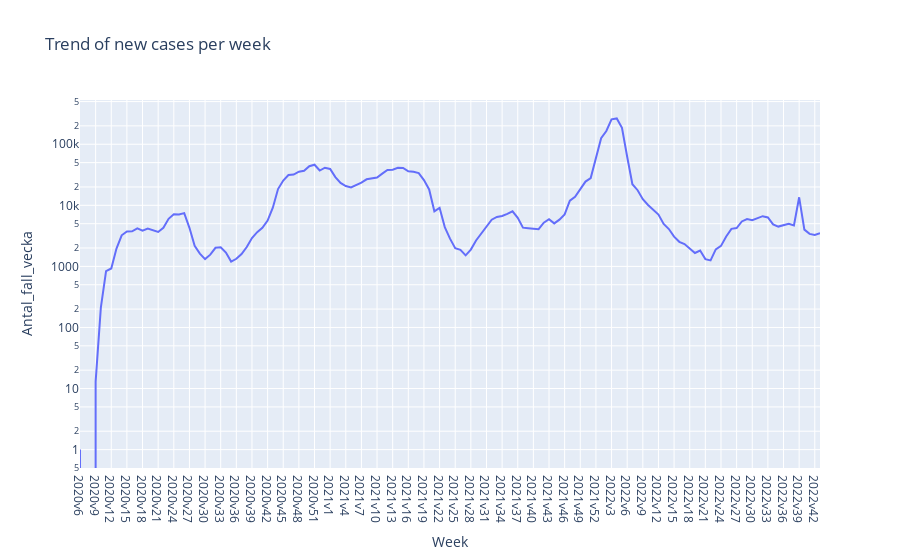
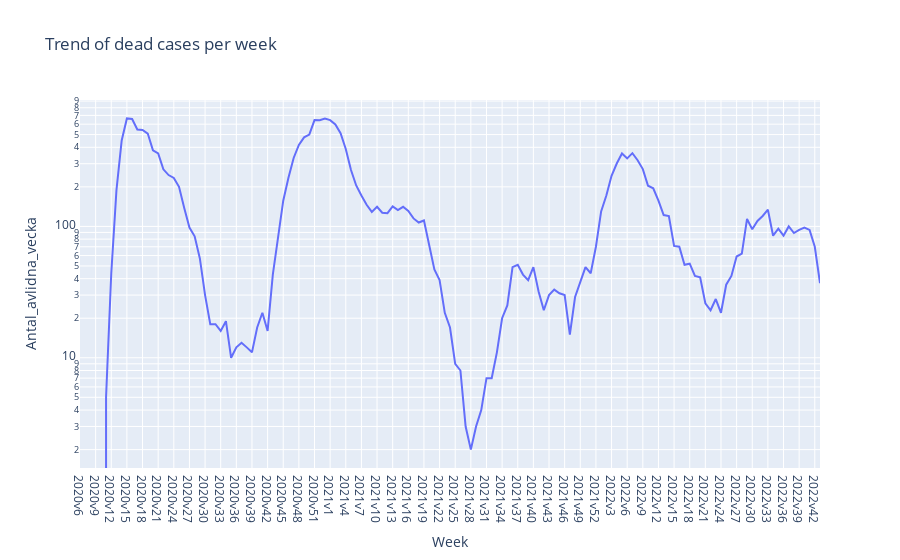
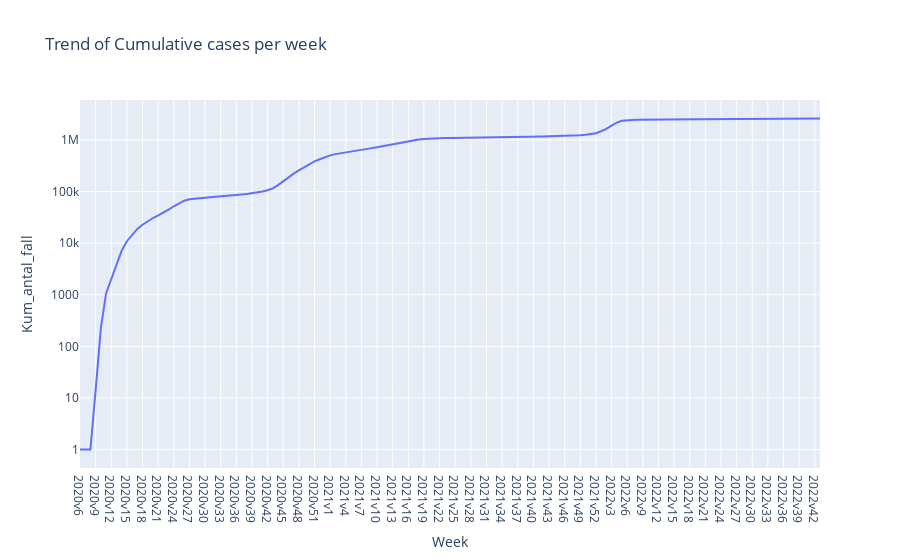
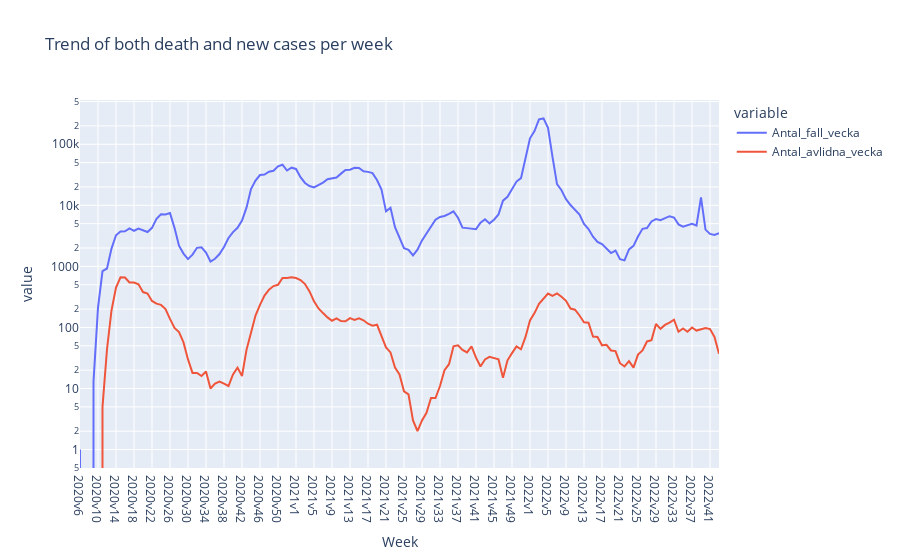

Write notebook code for charts like these, in order.
### Markdown cell above
### Using Plotly express to show the above diagrams

### Code cell
def draw_pxline(dataframe=df, x="Vecka", y=None, title=None):

    fig = px.line(dataframe,
        x="Vecka",
        y=y,log_y=True,
        title=title,
        labels=dict(Vecka="Week"),
    )
    fig.update_layout(hovermode="x")
    fig.update_xaxes(
        showspikes=True,
        spikedash="solid",
        spikecolor="green",
        spikemode="across",
        spikesnap="cursor",
    )
    fig.show()
    fig.write_html(f"data_visualization/{title}.html")

y_axes={"Antal_fall_vecka":"Trend of new cases per week", "Antal_avlidna_vecka":"Trend of dead cases per week", "Kum_antal_fall": "Trend of Cumulative cases per week"}

for i in y_axes:
    draw_pxline(df, y=i, title=y_axes[i])

draw_pxline(df, y=["Antal_fall_vecka","Antal_avlidna_vecka"], title="Trend of both death and new cases per week")

### Figure 1 — Plotly figure (JSON) as saved in the notebook; plotly's stock layout.template omitted (floating-point values rounded to 4 significant figures; data arrays with more than 128 entries replaced by an {"elided": "..."} marker saying what was removed)
{"data": [{"hovertemplate": "Week=%{x}<br>Antal_fall_vecka=%{y}<extra></extra>", "legendgroup": "", "line": {"color": "#636efa", "dash": "solid"}, "marker": {"symbol": "circle"}, "mode": "lines", "name": "", "orientation": "v", "showlegend": false, "type": "scatter", "x": {"elided": "143 str values"}, "xaxis": "x", "y": {"elided": "143 int values"}, "yaxis": "y"}], "layout": {"hovermode": "x", "legend": {"tracegroupgap": 0}, "title": {"text": "Trend of new cases per week"}, "xaxis": {"anchor": "y", "domain": [0, 1], "showspikes": true, "spikecolor": "green", "spikedash": "solid", "spikemode": "across", "spikesnap": "cursor", "title": {"text": "Week"}}, "yaxis": {"anchor": "x", "domain": [0, 1], "title": {"text": "Antal_fall_vecka"}, "type": "log"}}}

### Figure 2 — Plotly figure (JSON) as saved in the notebook; plotly's stock layout.template omitted (floating-point values rounded to 4 significant figures; data arrays with more than 128 entries replaced by an {"elided": "..."} marker saying what was removed)
{"data": [{"hovertemplate": "Week=%{x}<br>Antal_avlidna_vecka=%{y}<extra></extra>", "legendgroup": "", "line": {"color": "#636efa", "dash": "solid"}, "marker": {"symbol": "circle"}, "mode": "lines", "name": "", "orientation": "v", "showlegend": false, "type": "scatter", "x": {"elided": "143 str values"}, "xaxis": "x", "y": {"elided": "143 int values"}, "yaxis": "y"}], "layout": {"hovermode": "x", "legend": {"tracegroupgap": 0}, "title": {"text": "Trend of dead cases per week"}, "xaxis": {"anchor": "y", "domain": [0, 1], "showspikes": true, "spikecolor": "green", "spikedash": "solid", "spikemode": "across", "spikesnap": "cursor", "title": {"text": "Week"}}, "yaxis": {"anchor": "x", "domain": [0, 1], "title": {"text": "Antal_avlidna_vecka"}, "type": "log"}}}

### Figure 3 — Plotly figure (JSON) as saved in the notebook; plotly's stock layout.template omitted (floating-point values rounded to 4 significant figures; data arrays with more than 128 entries replaced by an {"elided": "..."} marker saying what was removed)
{"data": [{"hovertemplate": "Week=%{x}<br>Kum_antal_fall=%{y}<extra></extra>", "legendgroup": "", "line": {"color": "#636efa", "dash": "solid"}, "marker": {"symbol": "circle"}, "mode": "lines", "name": "", "orientation": "v", "showlegend": false, "type": "scatter", "x": {"elided": "143 str values"}, "xaxis": "x", "y": {"elided": "143 int values"}, "yaxis": "y"}], "layout": {"hovermode": "x", "legend": {"tracegroupgap": 0}, "title": {"text": "Trend of Cumulative cases per week"}, "xaxis": {"anchor": "y", "domain": [0, 1], "showspikes": true, "spikecolor": "green", "spikedash": "solid", "spikemode": "across", "spikesnap": "cursor", "title": {"text": "Week"}}, "yaxis": {"anchor": "x", "domain": [0, 1], "title": {"text": "Kum_antal_fall"}, "type": "log"}}}

### Figure 4 — Plotly figure (JSON) as saved in the notebook; plotly's stock layout.template omitted (floating-point values rounded to 4 significant figures; data arrays with more than 128 entries replaced by an {"elided": "..."} marker saying what was removed)
{"data": [{"hovertemplate": "variable=Antal_fall_vecka<br>Week=%{x}<br>value=%{y}<extra></extra>", "legendgroup": "Antal_fall_vecka", "line": {"color": "#636efa", "dash": "solid"}, "marker": {"symbol": "circle"}, "mode": "lines", "name": "Antal_fall_vecka", "orientation": "v", "showlegend": true, "type": "scatter", "x": {"elided": "143 str values"}, "xaxis": "x", "y": {"elided": "143 int values"}, "yaxis": "y"}, {"hovertemplate": "variable=Antal_avlidna_vecka<br>Week=%{x}<br>value=%{y}<extra></extra>", "legendgroup": "Antal_avlidna_vecka", "line": {"color": "#EF553B", "dash": "solid"}, "marker": {"symbol": "circle"}, "mode": "lines", "name": "Antal_avlidna_vecka", "orientation": "v", "showlegend": true, "type": "scatter", "x": {"elided": "143 str values"}, "xaxis": "x", "y": {"elided": "143 int values"}, "yaxis": "y"}], "layout": {"hovermode": "x", "legend": {"title": {"text": "variable"}, "tracegroupgap": 0}, "title": {"text": "Trend of both death and new cases per week"}, "xaxis": {"anchor": "y", "domain": [0, 1], "showspikes": true, "spikecolor": "green", "spikedash": "solid", "spikemode": "across", "spikesnap": "cursor", "title": {"text": "Week"}}, "yaxis": {"anchor": "x", "domain": [0, 1], "title": {"text": "value"}, "type": "log"}}}
